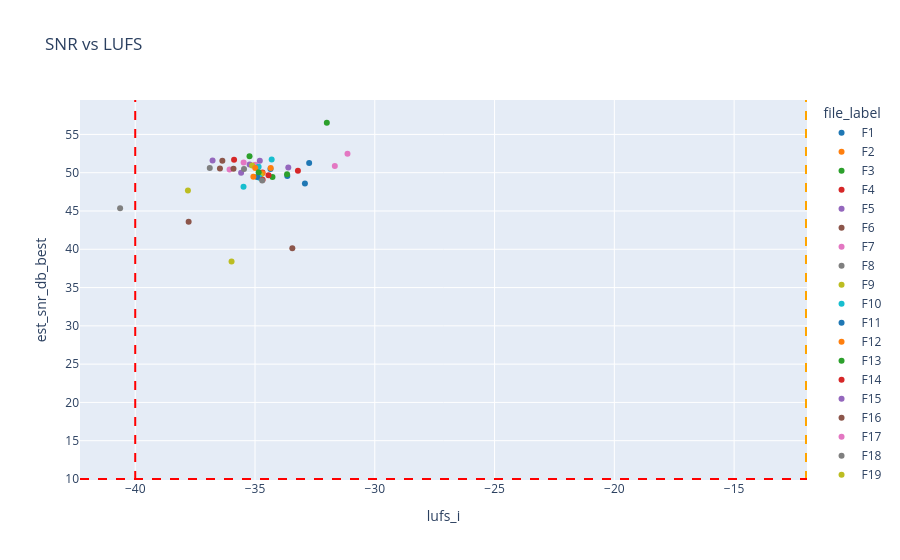
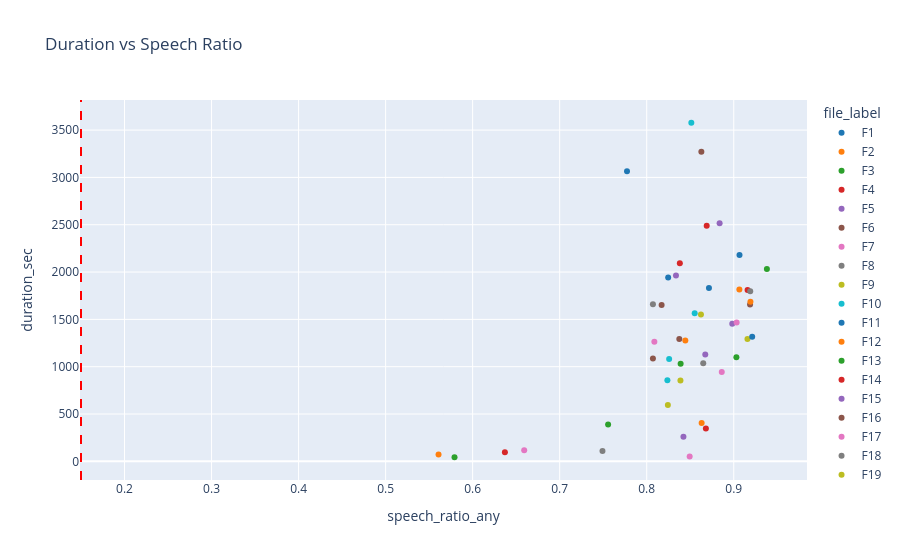

These figures' notebook cell, in order:
### Markdown cell above
### How to read these scatter plots
- Each dot is one file; axes are two metrics. Color matches the file label (F1/F2/...)
- Dots far from the main cluster are outliers to review.
- If dots form a slope, it suggests a relationship (e.g., louder files may show better SNR).
- Use guideline lines to see if points fall into acceptable regions.
- Jitter is added in some plots to separate overlapping points.

### Code cell
def _get_color_map():
    if 'mapping_df' in globals() and mapping_df is not None and 'file_label' in mapping_df:
        return dict(zip(mapping_df['file_label'], mapping_df['color']))
    return None

SCATTER_EXPLAIN_TH = {
    "SNR vs LUFS": "อ่านกราฟ SNR vs LUFS: จุดที่อยู่ในช่วง LUFS [-40, -12] และ SNR >= 10 dB คือกลุ่มที่เสียงค่อนข้างดี (ดังพอดีและชัด) จุดนอกกรอบคือไฟล์ที่ควรตรวจ",
    "Duration vs Speech Ratio": "อ่านกราฟ Duration vs Speech Ratio: ไฟล์ยาวแต่ speech_ratio ต่ำแปลว่ามีช่วงเงียบเยอะ/hold/dead air สูง จุดที่ speech_ratio สูงและ duration พอเหมาะมักใช้ได้ดี",
}

def scatter_plot(x, y, title, x_min=None, x_max=None, y_min=None, y_max=None):
    color_map = _get_color_map()
    if 'file_label' in df.columns:
        fig = px.scatter(
            df,
            x=x,
            y=y,
            color='file_label',
            color_discrete_map=color_map,
            hover_data=[c for c in ["file_name", "flags", "sample_rate", "channels", "duration_sec"] if c in df.columns],
            title=title,
        )
    else:
        fig = px.scatter(df, x=x, y=y, title=title)
    if x_min is not None:
        fig.add_vline(x=x_min, line_dash='dash', line_color='red')
    if x_max is not None:
        fig.add_vline(x=x_max, line_dash='dash', line_color='orange')
    if y_min is not None:
        fig.add_hline(y=y_min, line_dash='dash', line_color='red')
    if y_max is not None:
        fig.add_hline(y=y_max, line_dash='dash', line_color='orange')
    fig.show()

if {"lufs_i", "est_snr_db_best"}.issubset(df.columns):
    scatter_plot(
        x="lufs_i",
        y="est_snr_db_best",
        title="SNR vs LUFS",
        x_min=-40.0,
        x_max=-12.0,
        y_min=10.0,
    )
    if 'display' in globals():
        display(Markdown(f"**คำอธิบาย (ภาษาไทย):** {SCATTER_EXPLAIN_TH.get('SNR vs LUFS', '')}"))

if {"speech_ratio_any", "duration_sec"}.issubset(df.columns):
    scatter_plot(
        x="speech_ratio_any",
        y="duration_sec",
        title="Duration vs Speech Ratio",
        x_min=0.15,
    )
    if 'display' in globals():
        display(Markdown(f"**คำอธิบาย (ภาษาไทย):** {SCATTER_EXPLAIN_TH.get('Duration vs Speech Ratio', '')}"))
